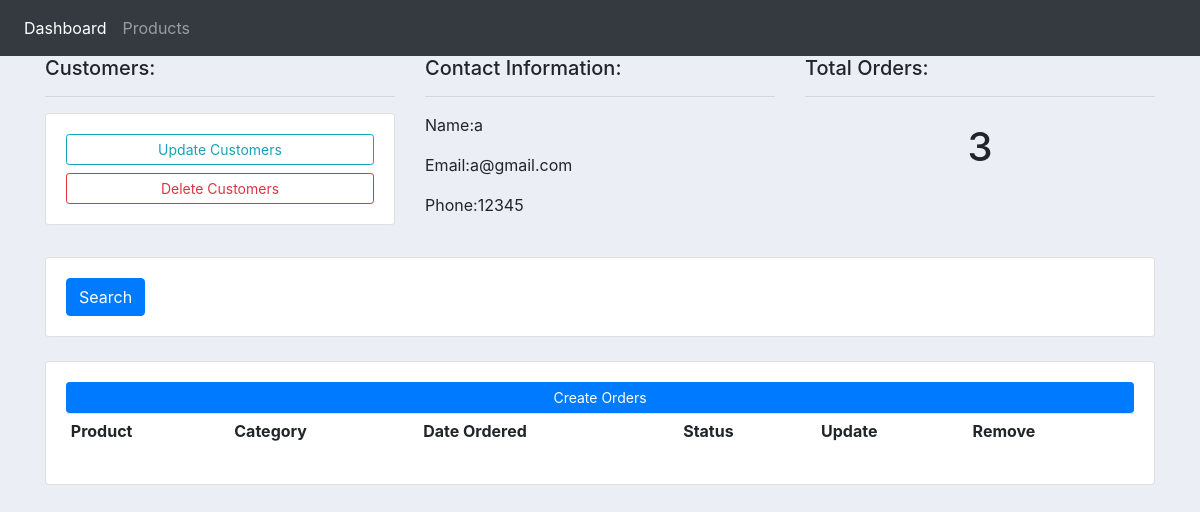
The app's page /customer/1/ with its own data.
### Dapp/models.py (models this page shows, shortened)
class Customer(models.Model):
    name=models.CharField(max_length=50,null=True)
    phone=models.CharField(max_length=50,null=True)
    email=models.EmailField()
    date_created=models.DateTimeField(auto_now_add=True,null=True)

### Dapp/views.py (the view)
# urls.py: path('customer/<str:pk_test>/', views.customer, name='Customers'),
def customer(request,pk_test):
    customer=Customer.objects.get(id=pk_test)
    order=customer.orders.all()
    order_count=order.count()
    context={
        'pk_test':pk_test,
        'customer':customer,
        'order':order, 'order_count':order_count
    }
    return render(request,"Dapp/customer.html",context)

### templates/Dapp/customer.html (shortened to what this page needs)
<!DOCTYPE html>
<html lang="en">
{% extends "Dapp/base.html" %}
{% block content %}
<div class="row">
    <div class="col-md">
        <h5>Customers:</h5>
        <hr>
        <div class="card card-body">
            <a class="btn btn-outline-info btn-sm btn-block" href="">Update Customers</a>
            <a class="btn btn-outline-danger btn-sm btn-block" href="">Delete Customers</a>
        </div>
    </div>
    <div class="col-md">
        <h5>Contact Information:</h5>
        <hr>
        <p>Name:{{customer.name}}</p>
        <p>Email:{{customer.email}}</p>
        <p>Phone:{{customer.phone}}</p>
    </div>
    <div class="col-md">
        <h5>Total Orders:</h5>
        <hr>
        <h1 style="text-align: center ;padding:10px">{{order_count}}</h1>
    </div>
</div>
<br>
<div class="row">
    <div class="col">
        <div class="card card-body">
            <form method="get">
                <button class="btn btn-primary " type="submit">Search</button>
            </form>
        </div>
    </div>
</div>
<br>
<div class="row">
    <div class="col-md">
        <div class="card card-body">
            <a class="btn btn-primary btn-sm btn-block" href="">Create Orders</a>
            <table class="table table-sm">
                <tr>
                    <th>Product</th>
                    <th>Category</th>
                    <th>Date Ordered</th>
                    <th>Status</th>
                    <th>Update</th>
                    <th>Remove</th>
                </tr>
            </table>
        </div>
    </div>
</div>
{% endblock %}

### Dapp/static/css/main.css (style rules this page uses)
body { background-color: #ebeff5; }

### records on screen
Customer: name "a", email "a@gmail.com", phone "12345"

### other values on screen
{{ order_count }} "3"
